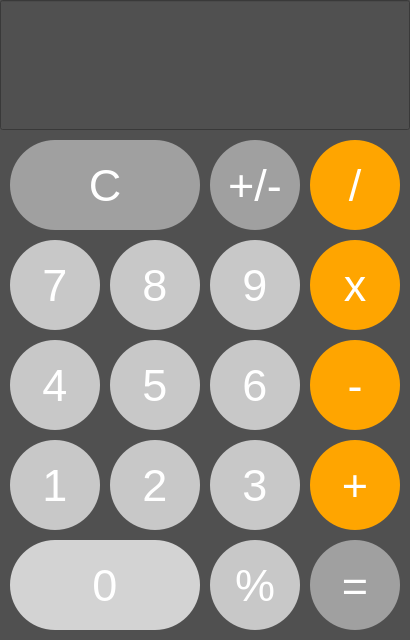
<?xml version="1.0" encoding="UTF-8"?>
<ui version="4.0">
 <class>Calculator</class>
 <widget class="QMainWindow" name="Calculator">
  <property name="geometry">
   <rect>
    <x>0</x>
    <y>0</y>
    <width>410</width>
    <height>640</height>
   </rect>
  </property>
  <property name="font">
   <font>
    <family>Academy Engraved LET</family>
   </font>
  </property>
  <property name="windowTitle">
   <string>Calculator</string>
  </property>
  <widget class="QWidget" name="centralwidget">
   <property name="palette">
    <palette>
     <active>
      <colorrole role="Button">
       <brush brushstyle="SolidPattern">
        <color alpha="255">
         <red>80</red>
         <green>80</green>
         <blue>80</blue>
        </color>
       </brush>
      </colorrole>
      <colorrole role="Base">
       <brush brushstyle="SolidPattern">
        <color alpha="255">
         <red>80</red>
         <green>80</green>
         <blue>80</blue>
        </color>
       </brush>
      </colorrole>
      <colorrole role="Window">
       <brush brushstyle="SolidPattern">
        <color alpha="255">
         <red>80</red>
         <green>80</green>
         <blue>80</blue>
        </color>
       </brush>
      </colorrole>
     </active>
     <inactive>
      <colorrole role="Button">
       <brush brushstyle="SolidPattern">
        <color alpha="255">
         <red>80</red>
         <green>80</green>
         <blue>80</blue>
        </color>
       </brush>
      </colorrole>
      <colorrole role="Base">
       <brush brushstyle="SolidPattern">
        <color alpha="255">
         <red>80</red>
         <green>80</green>
         <blue>80</blue>
        </color>
       </brush>
      </colorrole>
      <colorrole role="Window">
       <brush brushstyle="SolidPattern">
        <color alpha="255">
         <red>80</red>
         <green>80</green>
         <blue>80</blue>
        </color>
       </brush>
      </colorrole>
     </inactive>
     <disabled>
      <colorrole role="Button">
       <brush brushstyle="SolidPattern">
        <color alpha="255">
         <red>80</red>
         <green>80</green>
         <blue>80</blue>
        </color>
       </brush>
      </colorrole>
      <colorrole role="Base">
       <brush brushstyle="SolidPattern">
        <color alpha="255">
         <red>80</red>
         <green>80</green>
         <blue>80</blue>
        </color>
       </brush>
      </colorrole>
      <colorrole role="Window">
       <brush brushstyle="SolidPattern">
        <color alpha="255">
         <red>80</red>
         <green>80</green>
         <blue>80</blue>
        </color>
       </brush>
      </colorrole>
     </disabled>
    </palette>
   </property>
   <property name="styleSheet">
    <string notr="true">QWidget
{
	background-color: #505050;
}</string>
   </property>
   <widget class="QPushButton" name="EqualButton">
    <property name="geometry">
     <rect>
      <x>310</x>
      <y>540</y>
      <width>90</width>
      <height>90</height>
     </rect>
    </property>
    <property name="font">
     <font>
      <family>Helvetica</family>
      <pointsize>34</pointsize>
      <bold>false</bold>
     </font>
    </property>
    <property name="styleSheet">
     <string notr="true">QPushButton
{
	background-color: #A0A0A0;
	border-radius:45px;
	color: #ffffff
}</string>
    </property>
    <property name="text">
     <string>=</string>
    </property>
   </widget>
   <widget class="QPushButton" name="PercentButton">
    <property name="geometry">
     <rect>
      <x>210</x>
      <y>540</y>
      <width>90</width>
      <height>90</height>
     </rect>
    </property>
    <property name="font">
     <font>
      <family>Helvetica</family>
      <pointsize>34</pointsize>
      <bold>false</bold>
     </font>
    </property>
    <property name="styleSheet">
     <string notr="true">QPushButton
{
	background-color: #C8C8C8;
	border-radius:45px;
	color: #ffffff
}</string>
    </property>
    <property name="text">
     <string>%</string>
    </property>
   </widget>
   <widget class="QPushButton" name="Button0">
    <property name="geometry">
     <rect>
      <x>10</x>
      <y>540</y>
      <width>190</width>
      <height>90</height>
     </rect>
    </property>
    <property name="font">
     <font>
      <family>Helvetica</family>
      <pointsize>34</pointsize>
      <bold>false</bold>
     </font>
    </property>
    <property name="styleSheet">
     <string notr="true">QPushButton
{
	background-color: #D3D3D3;
	border-radius:45px;
	color: #ffffff
}</string>
    </property>
    <property name="text">
     <string>0</string>
    </property>
   </widget>
   <widget class="QPushButton" name="AddButton">
    <property name="geometry">
     <rect>
      <x>310</x>
      <y>440</y>
      <width>90</width>
      <height>90</height>
     </rect>
    </property>
    <property name="font">
     <font>
      <family>Helvetica</family>
      <pointsize>34</pointsize>
      <bold>false</bold>
     </font>
    </property>
    <property name="styleSheet">
     <string notr="true">QPushButton
{
	background-color: #FFA500;
	border-radius:45px;
	color: #ffffff
}</string>
    </property>
    <property name="text">
     <string>+</string>
    </property>
   </widget>
   <widget class="QPushButton" name="Button1">
    <property name="geometry">
     <rect>
      <x>10</x>
      <y>440</y>
      <width>90</width>
      <height>90</height>
     </rect>
    </property>
    <property name="font">
     <font>
      <family>Helvetica</family>
      <pointsize>34</pointsize>
      <bold>false</bold>
     </font>
    </property>
    <property name="styleSheet">
     <string notr="true">QPushButton
{
	background-color: #C8C8C8;
	border-radius:45px;
	color: #ffffff
}</string>
    </property>
    <property name="text">
     <string>1</string>
    </property>
   </widget>
   <widget class="QPushButton" name="Button3">
    <property name="geometry">
     <rect>
      <x>210</x>
      <y>440</y>
      <width>90</width>
      <height>90</height>
     </rect>
    </property>
    <property name="font">
     <font>
      <family>Helvetica</family>
      <pointsize>34</pointsize>
      <bold>false</bold>
     </font>
    </property>
    <property name="styleSheet">
     <string notr="true">QPushButton
{
	background-color: #C8C8C8;
	border-radius:45px;
	color: #ffffff
}</string>
    </property>
    <property name="text">
     <string>3</string>
    </property>
   </widget>
   <widget class="QPushButton" name="Button2">
    <property name="geometry">
     <rect>
      <x>110</x>
      <y>440</y>
      <width>90</width>
      <height>90</height>
     </rect>
    </property>
    <property name="font">
     <font>
      <family>Helvetica</family>
      <pointsize>34</pointsize>
      <bold>false</bold>
     </font>
    </property>
    <property name="styleSheet">
     <string notr="true">QPushButton
{
	background-color: #C8C8C8;
	border-radius:45px;
	color: #ffffff
}</string>
    </property>
    <property name="text">
     <string>2</string>
    </property>
   </widget>
   <widget class="QPushButton" name="SubButton">
    <property name="geometry">
     <rect>
      <x>310</x>
      <y>340</y>
      <width>90</width>
      <height>90</height>
     </rect>
    </property>
    <property name="font">
     <font>
      <family>Helvetica</family>
      <pointsize>34</pointsize>
      <bold>false</bold>
     </font>
    </property>
    <property name="styleSheet">
     <string notr="true">QPushButton
{
	background-color: #FFA500;
	border-radius:45px;
	color: #ffffff
}</string>
    </property>
    <property name="text">
     <string>-</string>
    </property>
   </widget>
   <widget class="QPushButton" name="Button4">
    <property name="geometry">
     <rect>
      <x>10</x>
      <y>340</y>
      <width>90</width>
      <height>90</height>
     </rect>
    </property>
    <property name="font">
     <font>
      <family>Helvetica</family>
      <pointsize>34</pointsize>
      <italic>false</italic>
      <bold>false</bold>
     </font>
    </property>
    <property name="styleSheet">
     <string notr="true">QPushButton
{
	background-color: #C8C8C8;
	border-radius:45px;
	color: #ffffff
}</string>
    </property>
    <property name="text">
     <string>4</string>
    </property>
   </widget>
   <widget class="QPushButton" name="Button6">
    <property name="geometry">
     <rect>
      <x>210</x>
      <y>340</y>
      <width>90</width>
      <height>90</height>
     </rect>
    </property>
    <property name="font">
     <font>
      <family>Helvetica</family>
      <pointsize>34</pointsize>
      <bold>false</bold>
     </font>
    </property>
    <property name="styleSheet">
     <string notr="true">QPushButton
{
	background-color: #C8C8C8;
	border-radius:45px;
	color: #ffffff
}</string>
    </property>
    <property name="text">
     <string>6</string>
    </property>
   </widget>
   <widget class="QPushButton" name="Button5">
    <property name="geometry">
     <rect>
      <x>110</x>
      <y>340</y>
      <width>90</width>
      <height>90</height>
     </rect>
    </property>
    <property name="font">
     <font>
      <family>Helvetica</family>
      <pointsize>34</pointsize>
      <bold>false</bold>
     </font>
    </property>
    <property name="styleSheet">
     <string notr="true">QPushButton
{
	background-color: #C8C8C8;
	border-radius:45px;
	color: #ffffff
}</string>
    </property>
    <property name="text">
     <string>5</string>
    </property>
   </widget>
   <widget class="QPushButton" name="MulButton">
    <property name="geometry">
     <rect>
      <x>310</x>
      <y>240</y>
      <width>90</width>
      <height>90</height>
     </rect>
    </property>
    <property name="font">
     <font>
      <family>Helvetica</family>
      <pointsize>34</pointsize>
      <bold>false</bold>
     </font>
    </property>
    <property name="styleSheet">
     <string notr="true">QPushButton
{
	background-color: #FFA500;
	border-radius:45px;
	color: #ffffff
}</string>
    </property>
    <property name="text">
     <string>x</string>
    </property>
   </widget>
   <widget class="QPushButton" name="Button7">
    <property name="geometry">
     <rect>
      <x>10</x>
      <y>240</y>
      <width>90</width>
      <height>90</height>
     </rect>
    </property>
    <property name="font">
     <font>
      <family>Helvetica</family>
      <pointsize>34</pointsize>
      <bold>false</bold>
     </font>
    </property>
    <property name="styleSheet">
     <string notr="true">QPushButton
{
	background-color: #C8C8C8;
	border-radius:45px;
	color: #ffffff
}</string>
    </property>
    <property name="text">
     <string>7</string>
    </property>
   </widget>
   <widget class="QPushButton" name="Button9">
    <property name="geometry">
     <rect>
      <x>210</x>
      <y>240</y>
      <width>90</width>
      <height>90</height>
     </rect>
    </property>
    <property name="font">
     <font>
      <family>Helvetica</family>
      <pointsize>34</pointsize>
      <bold>false</bold>
     </font>
    </property>
    <property name="layoutDirection">
     <enum>Qt::LeftToRight</enum>
    </property>
    <property name="styleSheet">
     <string notr="true">QPushButton
{
	background-color: #C8C8C8;
	border-radius:45px;
	color: #ffffff
}</string>
    </property>
    <property name="text">
     <string>9</string>
    </property>
    <property name="autoRepeatInterval">
     <number>0</number>
    </property>
   </widget>
   <widget class="QPushButton" name="Button8">
    <property name="geometry">
     <rect>
      <x>110</x>
      <y>240</y>
      <width>90</width>
      <height>90</height>
     </rect>
    </property>
    <property name="font">
     <font>
      <family>Helvetica</family>
      <pointsize>34</pointsize>
      <bold>false</bold>
     </font>
    </property>
    <property name="styleSheet">
     <string notr="true">QPushButton
{
	background-color: #C8C8C8;
	border-radius:45px;
	color: #ffffff
}</string>
    </property>
    <property name="text">
     <string>8</string>
    </property>
   </widget>
   <widget class="QPushButton" name="DivButton">
    <property name="geometry">
     <rect>
      <x>310</x>
      <y>140</y>
      <width>90</width>
      <height>90</height>
     </rect>
    </property>
    <property name="font">
     <font>
      <family>Helvetica</family>
      <pointsize>34</pointsize>
      <bold>false</bold>
     </font>
    </property>
    <property name="styleSheet">
     <string notr="true">QPushButton
{
	background-color: #FFA500;
	border-radius:45px;
	color: #ffffff
}</string>
    </property>
    <property name="text">
     <string>/</string>
    </property>
   </widget>
   <widget class="QPushButton" name="ClearButton">
    <property name="geometry">
     <rect>
      <x>10</x>
      <y>140</y>
      <width>190</width>
      <height>90</height>
     </rect>
    </property>
    <property name="font">
     <font>
      <family>Helvetica</family>
      <pointsize>34</pointsize>
      <bold>false</bold>
     </font>
    </property>
    <property name="styleSheet">
     <string notr="true">QPushButton
{
	background-color: #A0A0A0;
	border-radius:45px;
	color: #ffffff
}</string>
    </property>
    <property name="text">
     <string>C</string>
    </property>
   </widget>
   <widget class="QPushButton" name="ChangeSignButton">
    <property name="geometry">
     <rect>
      <x>210</x>
      <y>140</y>
      <width>90</width>
      <height>90</height>
     </rect>
    </property>
    <property name="font">
     <font>
      <family>Helvetica</family>
      <pointsize>34</pointsize>
      <bold>false</bold>
     </font>
    </property>
    <property name="styleSheet">
     <string notr="true">QPushButton
{
	background-color: #A0A0A0;
	border-radius:45px;
	color: #ffffff
}</string>
    </property>
    <property name="text">
     <string>+/-</string>
    </property>
   </widget>
   <widget class="QLineEdit" name="Display">
    <property name="geometry">
     <rect>
      <x>0</x>
      <y>0</y>
      <width>410</width>
      <height>130</height>
     </rect>
    </property>
    <property name="palette">
     <palette>
      <active>
       <colorrole role="WindowText">
        <brush brushstyle="SolidPattern">
         <color alpha="255">
          <red>255</red>
          <green>255</green>
          <blue>255</blue>
         </color>
        </brush>
       </colorrole>
       <colorrole role="Button">
        <brush brushstyle="SolidPattern">
         <color alpha="255">
          <red>80</red>
          <green>80</green>
          <blue>80</blue>
         </color>
        </brush>
       </colorrole>
       <colorrole role="Light">
        <brush brushstyle="SolidPattern">
         <color alpha="255">
          <red>255</red>
          <green>255</green>
          <blue>255</blue>
         </color>
        </brush>
       </colorrole>
       <colorrole role="Midlight">
        <brush brushstyle="SolidPattern">
         <color alpha="255">
          <red>255</red>
          <green>255</green>
          <blue>255</blue>
         </color>
        </brush>
       </colorrole>
       <colorrole role="Dark">
        <brush brushstyle="SolidPattern">
         <color alpha="255">
          <red>127</red>
          <green>127</green>
          <blue>127</blue>
         </color>
        </brush>
       </colorrole>
       <colorrole role="Mid">
        <brush brushstyle="SolidPattern">
         <color alpha="255">
          <red>170</red>
          <green>170</green>
          <blue>170</blue>
         </color>
        </brush>
       </colorrole>
       <colorrole role="Text">
        <brush brushstyle="SolidPattern">
         <color alpha="255">
          <red>255</red>
          <green>255</green>
          <blue>255</blue>
         </color>
        </brush>
       </colorrole>
       <colorrole role="BrightText">
        <brush brushstyle="SolidPattern">
         <color alpha="255">
          <red>255</red>
          <green>255</green>
          <blue>255</blue>
         </color>
        </brush>
       </colorrole>
       <colorrole role="ButtonText">
        <brush brushstyle="SolidPattern">
         <color alpha="255">
          <red>255</red>
          <green>255</green>
          <blue>255</blue>
         </color>
        </brush>
       </colorrole>
       <colorrole role="Base">
        <brush brushstyle="SolidPattern">
         <color alpha="255">
          <red>80</red>
          <green>80</green>
          <blue>80</blue>
         </color>
        </brush>
       </colorrole>
       <colorrole role="Window">
        <brush brushstyle="SolidPattern">
         <color alpha="255">
          <red>80</red>
          <green>80</green>
          <blue>80</blue>
         </color>
        </brush>
       </colorrole>
       <colorrole role="Shadow">
        <brush brushstyle="SolidPattern">
         <color alpha="255">
          <red>0</red>
          <green>0</green>
          <blue>0</blue>
         </color>
        </brush>
       </colorrole>
       <colorrole role="AlternateBase">
        <brush brushstyle="SolidPattern">
         <color alpha="255">
          <red>255</red>
          <green>255</green>
          <blue>255</blue>
         </color>
        </brush>
       </colorrole>
       <colorrole role="ToolTipBase">
        <brush brushstyle="SolidPattern">
         <color alpha="255">
          <red>255</red>
          <green>255</green>
          <blue>220</blue>
         </color>
        </brush>
       </colorrole>
       <colorrole role="ToolTipText">
        <brush brushstyle="SolidPattern">
         <color alpha="255">
          <red>0</red>
          <green>0</green>
          <blue>0</blue>
         </color>
        </brush>
       </colorrole>
       <colorrole role="PlaceholderText">
        <brush brushstyle="SolidPattern">
         <color alpha="255">
          <red>255</red>
          <green>255</green>
          <blue>255</blue>
         </color>
        </brush>
       </colorrole>
      </active>
      <inactive>
       <colorrole role="WindowText">
        <brush brushstyle="SolidPattern">
         <color alpha="255">
          <red>255</red>
          <green>255</green>
          <blue>255</blue>
         </color>
        </brush>
       </colorrole>
       <colorrole role="Button">
        <brush brushstyle="SolidPattern">
         <color alpha="255">
          <red>80</red>
          <green>80</green>
          <blue>80</blue>
         </color>
        </brush>
       </colorrole>
       <colorrole role="Light">
        <brush brushstyle="SolidPattern">
         <color alpha="255">
          <red>255</red>
          <green>255</green>
          <blue>255</blue>
         </color>
        </brush>
       </colorrole>
       <colorrole role="Midlight">
        <brush brushstyle="SolidPattern">
         <color alpha="255">
          <red>245</red>
          <green>245</green>
          <blue>245</blue>
         </color>
        </brush>
       </colorrole>
       <colorrole role="Dark">
        <brush brushstyle="SolidPattern">
         <color alpha="255">
          <red>191</red>
          <green>191</green>
          <blue>191</blue>
         </color>
        </brush>
       </colorrole>
       <colorrole role="Mid">
        <brush brushstyle="SolidPattern">
         <color alpha="255">
          <red>169</red>
          <green>169</green>
          <blue>169</blue>
         </color>
        </brush>
       </colorrole>
       <colorrole role="Text">
        <brush brushstyle="SolidPattern">
         <color alpha="255">
          <red>255</red>
          <green>255</green>
          <blue>255</blue>
         </color>
        </brush>
       </colorrole>
       <colorrole role="BrightText">
        <brush brushstyle="SolidPattern">
         <color alpha="255">
          <red>255</red>
          <green>255</green>
          <blue>255</blue>
         </color>
        </brush>
       </colorrole>
       <colorrole role="ButtonText">
        <brush brushstyle="SolidPattern">
         <color alpha="255">
          <red>255</red>
          <green>255</green>
          <blue>255</blue>
         </color>
        </brush>
       </colorrole>
       <colorrole role="Base">
        <brush brushstyle="SolidPattern">
         <color alpha="255">
          <red>80</red>
          <green>80</green>
          <blue>80</blue>
         </color>
        </brush>
       </colorrole>
       <colorrole role="Window">
        <brush brushstyle="SolidPattern">
         <color alpha="255">
          <red>80</red>
          <green>80</green>
          <blue>80</blue>
         </color>
        </brush>
       </colorrole>
       <colorrole role="Shadow">
        <brush brushstyle="SolidPattern">
         <color alpha="255">
          <red>0</red>
          <green>0</green>
          <blue>0</blue>
         </color>
        </brush>
       </colorrole>
       <colorrole role="AlternateBase">
        <brush brushstyle="SolidPattern">
         <color alpha="255">
          <red>245</red>
          <green>245</green>
          <blue>245</blue>
         </color>
        </brush>
       </colorrole>
       <colorrole role="ToolTipBase">
        <brush brushstyle="SolidPattern">
         <color alpha="255">
          <red>255</red>
          <green>255</green>
          <blue>255</blue>
         </color>
        </brush>
       </colorrole>
       <colorrole role="ToolTipText">
        <brush brushstyle="SolidPattern">
         <color alpha="255">
          <red>0</red>
          <green>0</green>
          <blue>0</blue>
         </color>
        </brush>
       </colorrole>
       <colorrole role="PlaceholderText">
        <brush brushstyle="SolidPattern">
         <color alpha="255">
          <red>255</red>
          <green>255</green>
          <blue>255</blue>
         </color>
        </brush>
       </colorrole>
      </inactive>
      <disabled>
       <colorrole role="WindowText">
        <brush brushstyle="SolidPattern">
         <color alpha="255">
          <red>255</red>
          <green>255</green>
          <blue>255</blue>
         </color>
        </brush>
       </colorrole>
       <colorrole role="Button">
        <brush brushstyle="SolidPattern">
         <color alpha="255">
          <red>80</red>
          <green>80</green>
          <blue>80</blue>
         </color>
        </brush>
       </colorrole>
       <colorrole role="Light">
        <brush brushstyle="SolidPattern">
         <color alpha="255">
          <red>255</red>
          <green>255</green>
          <blue>255</blue>
         </color>
        </brush>
       </colorrole>
       <colorrole role="Midlight">
        <brush brushstyle="SolidPattern">
         <color alpha="255">
          <red>255</red>
          <green>255</green>
          <blue>255</blue>
         </color>
        </brush>
       </colorrole>
       <colorrole role="Dark">
        <brush brushstyle="SolidPattern">
         <color alpha="255">
          <red>127</red>
          <green>127</green>
          <blue>127</blue>
         </color>
        </brush>
       </colorrole>
       <colorrole role="Mid">
        <brush brushstyle="SolidPattern">
         <color alpha="255">
          <red>170</red>
          <green>170</green>
          <blue>170</blue>
         </color>
        </brush>
       </colorrole>
       <colorrole role="Text">
        <brush brushstyle="SolidPattern">
         <color alpha="255">
          <red>255</red>
          <green>255</green>
          <blue>255</blue>
         </color>
        </brush>
       </colorrole>
       <colorrole role="BrightText">
        <brush brushstyle="SolidPattern">
         <color alpha="255">
          <red>255</red>
          <green>255</green>
          <blue>255</blue>
         </color>
        </brush>
       </colorrole>
       <colorrole role="ButtonText">
        <brush brushstyle="SolidPattern">
         <color alpha="255">
          <red>255</red>
          <green>255</green>
          <blue>255</blue>
         </color>
        </brush>
       </colorrole>
       <colorrole role="Base">
        <brush brushstyle="SolidPattern">
         <color alpha="255">
          <red>80</red>
          <green>80</green>
          <blue>80</blue>
         </color>
        </brush>
       </colorrole>
       <colorrole role="Window">
        <brush brushstyle="SolidPattern">
         <color alpha="255">
          <red>80</red>
          <green>80</green>
          <blue>80</blue>
         </color>
        </brush>
       </colorrole>
       <colorrole role="Shadow">
        <brush brushstyle="SolidPattern">
         <color alpha="255">
          <red>0</red>
          <green>0</green>
          <blue>0</blue>
         </color>
        </brush>
       </colorrole>
       <colorrole role="AlternateBase">
        <brush brushstyle="SolidPattern">
         <color alpha="255">
          <red>245</red>
          <green>245</green>
          <blue>245</blue>
         </color>
        </brush>
       </colorrole>
       <colorrole role="ToolTipBase">
        <brush brushstyle="SolidPattern">
         <color alpha="255">
          <red>255</red>
          <green>255</green>
          <blue>255</blue>
         </color>
        </brush>
       </colorrole>
       <colorrole role="ToolTipText">
        <brush brushstyle="SolidPattern">
         <color alpha="255">
          <red>0</red>
          <green>0</green>
          <blue>0</blue>
         </color>
        </brush>
       </colorrole>
       <colorrole role="PlaceholderText">
        <brush brushstyle="SolidPattern">
         <color alpha="255">
          <red>255</red>
          <green>255</green>
          <blue>255</blue>
         </color>
        </brush>
       </colorrole>
      </disabled>
     </palette>
    </property>
    <property name="font">
     <font>
      <family>Helvetica</family>
      <pointsize>64</pointsize>
     </font>
    </property>
    <property name="autoFillBackground">
     <bool>false</bool>
    </property>
    <property name="styleSheet">
     <string notr="true">QLineEdit
{
	background-color: #505050;
	color: #ffffff
}</string>
    </property>
    <property name="alignment">
     <set>Qt::AlignBottom|Qt::AlignRight|Qt::AlignTrailing</set>
    </property>
   </widget>
  </widget>
 </widget>
 <resources/>
 <connections/>
</ui>
